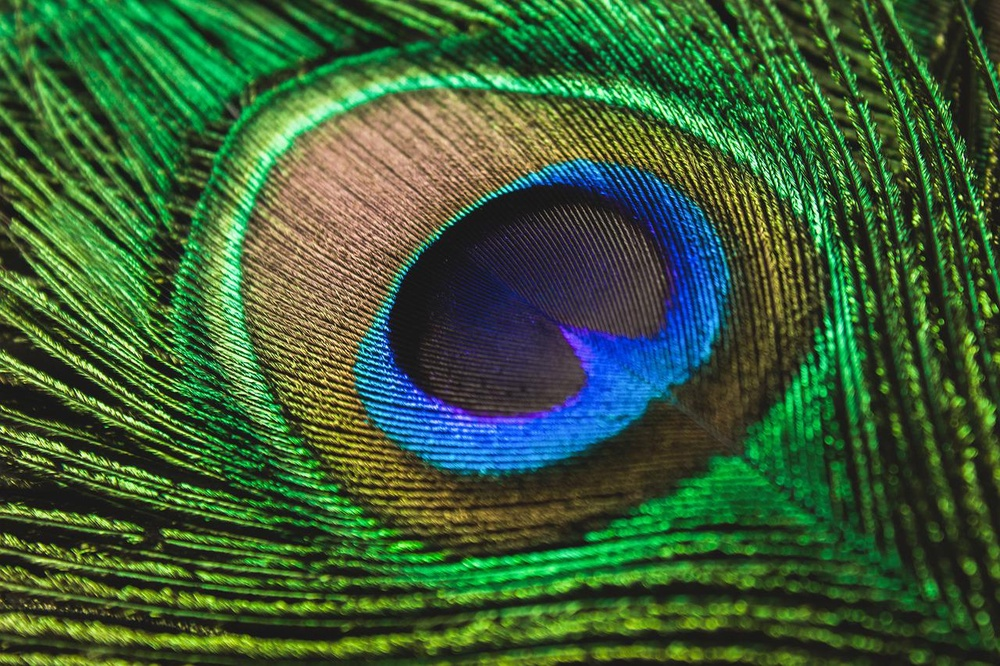
#> input picture DIP_Lab/Assignment-4/pea.jpg, 1000 x 666 px, shrunk from 1280 x 853 before the run, found by its file name
$ python Assignment2.py
#> lines starting #> are read from the running program, lines starting #| are printed output that depends on the picture; after the words box and inside, x2 and y2 are one past the last pixel; in counts of white or black regions, pixels touching at a corner belong together
import matplotlib.pyplot as plt
import cv2
import numpy as np

def main():

    img_path = 'C:/Users/Mayabee/Documents/Python/Assignment-2/pea.jpg'
    img_rgb = plt.imread(img_path)
#> img_rgb is the input picture: shape (666, 1000, 3); mean R, G, B 58.8, 93, 54.6
    print(img_rgb.shape)
#| (666, 1000, 3)
    r = cv2.cvtColor(img_rgb,cv2.COLOR_RGB2GRAY)
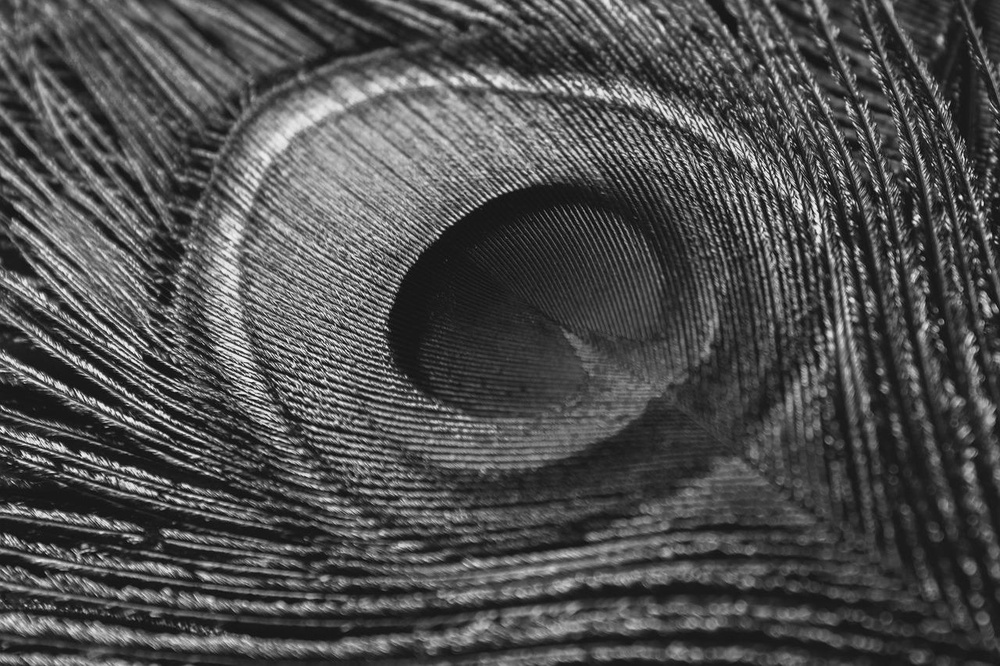
#> r: shape (666, 1000); min 3, max 251, mean 78.4
    print(r.shape,r.max(),r.min())
#| (666, 1000) 251 3

    #constants
    T1 = 30
    T2 = 50
    c = 3
    p = 1 #I have taken this value as 1 otherwise all the value in s4 becomes 255 and the image becomes all white for the condition I have given
    epsilon = 0.00000000000001

    #Initialization of 4 matrix with value zero
    m,n = r.shape
#> m = 666; n = 1000
    s1 = np.zeros((m,n), dtype = np.uint8)  #To use in first transformation
    s2 = np.zeros((m,n),dtype = np.uint8)   #To use in second transformation
    s3 = np.zeros((m,n),dtype = np.uint8)   #To use in third transformation
    s4 = np.zeros((m,n),dtype = np.uint8)   #To use in fourth transformation


    for i in range(m):
        for j in range(n):
            if(r[i,j]>= T1 and r[i][j]<=T2):
                s1[i][j] = 100
                s2[i][j] = 10

            else:
                s1[i][j] = 10
                s2[i][j] = r[i][j]

            s3[i][j]= c*(np.log(1+r[i][j]))
            s4[i][j] = c*(pow((r[i][j] + epsilon),p))

            if((c*(np.log(1+r[i][j])))>255):
                s3[i][j] = 255
            if((c*(pow((r[i][j] + epsilon),p)))>255):
                s4[i][j] = 255
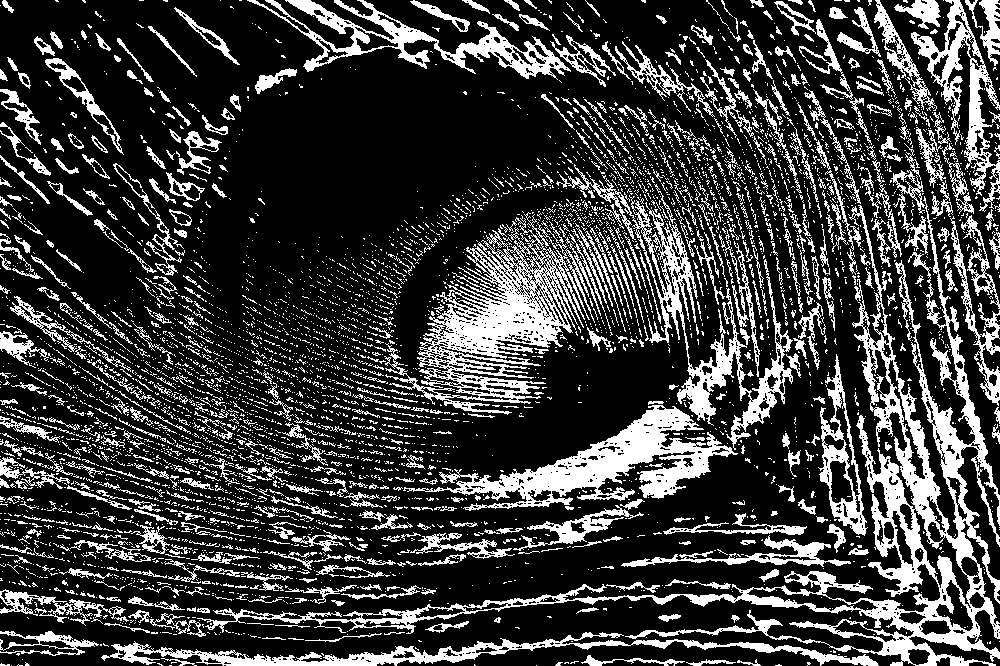
#> s1: shape (666, 1000); values 10 (black) and 100 (white), 23.7% white; 5228 white regions (4567 under 20 px), largest, box (x1, y1, x2, y2) and area: (197, 196, 1000, 666) 26786, (384, 212, 595, 415) 13081, (403, 405, 738, 511) 10019
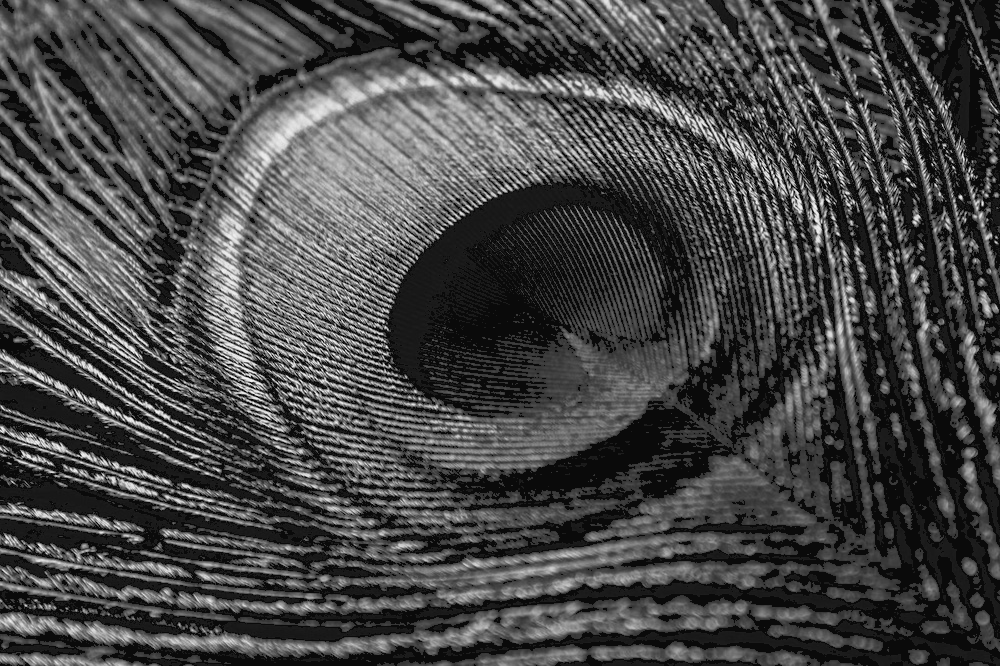
#> s2: shape (666, 1000); min 3, max 251, mean 71.4
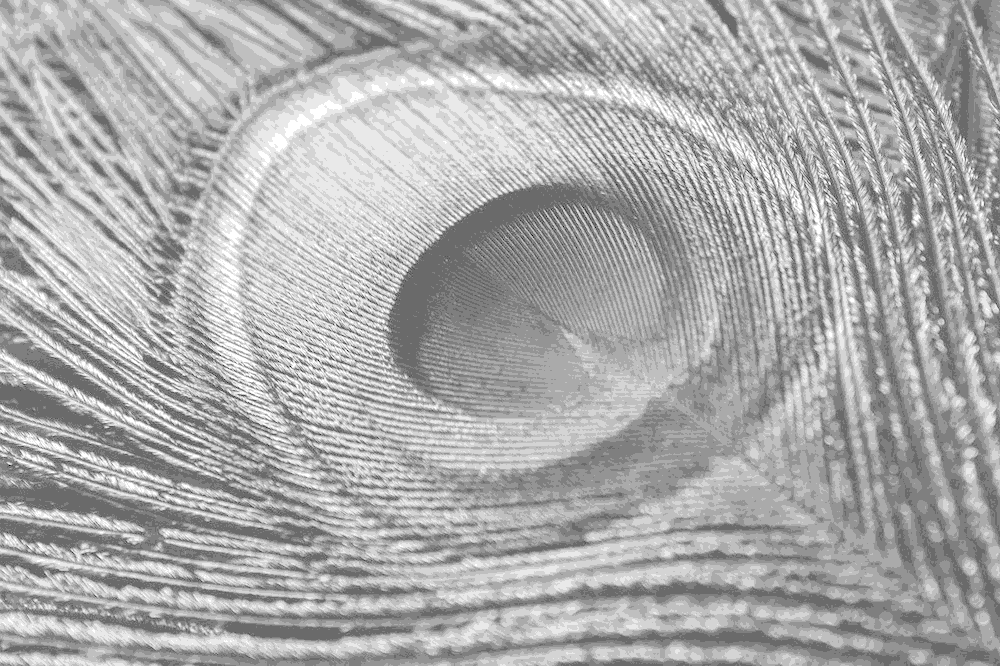
#> s3: shape (666, 1000); min 4, max 16, mean 12.1; drawn with min black and max white
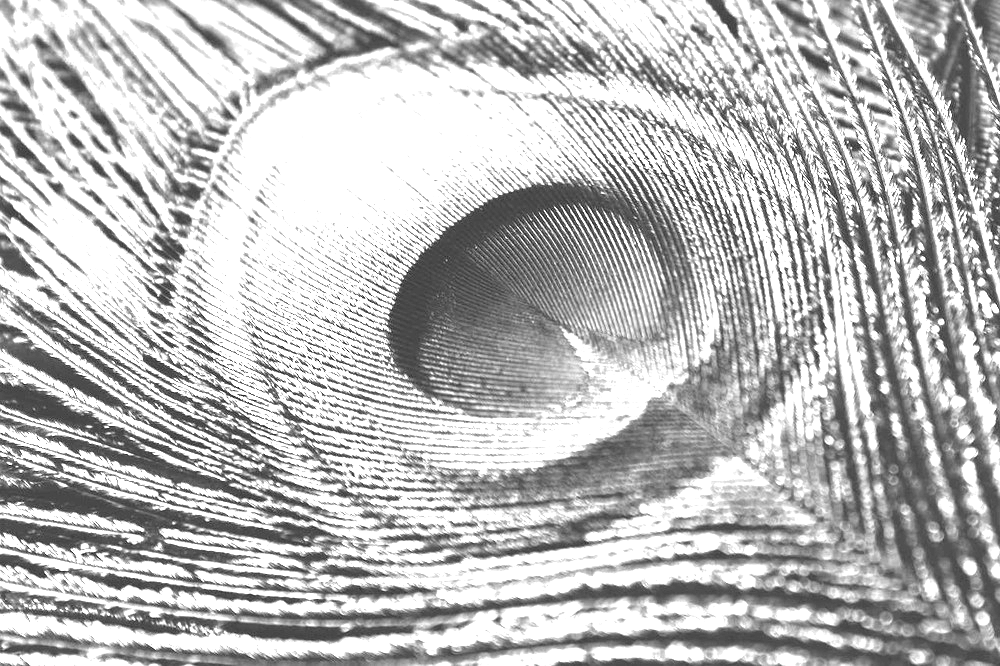
#> s4: shape (666, 1000); min 9, max 255, mean 186.3

    img_set = [img_rgb, r, s1, s2, s3, s4]
    title_set = ['RGB Image', 'Grayscale', 'Transformation-1', 'Transformation-2', 'Transformation-3', 'Transformation-4']
    plot_img(img_set, title_set)

def plot_img(img_set, title_set):
    n = len(img_set)
#> n = 6
    plt.figure(figsize = (20, 20))
    for i in range(n):
        img = img_set[i]
        ch = len(img.shape)

        plt.subplot( 2, 3, i + 1)
        if (ch == 3):
            plt.imshow(img_set[i])
        else:
            plt.imshow(img_set[i], cmap = 'gray')
        plt.title(title_set[i])
    plt.show()

if __name__=='__main__':
    main()
